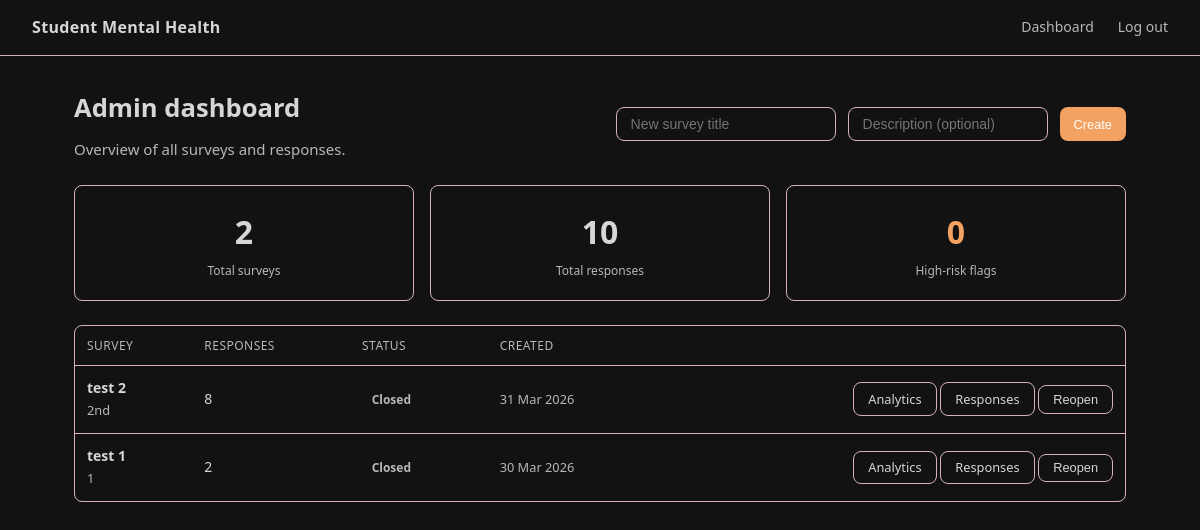
The page /admin-dashboard/ (signed in) on the database as committed earlier.
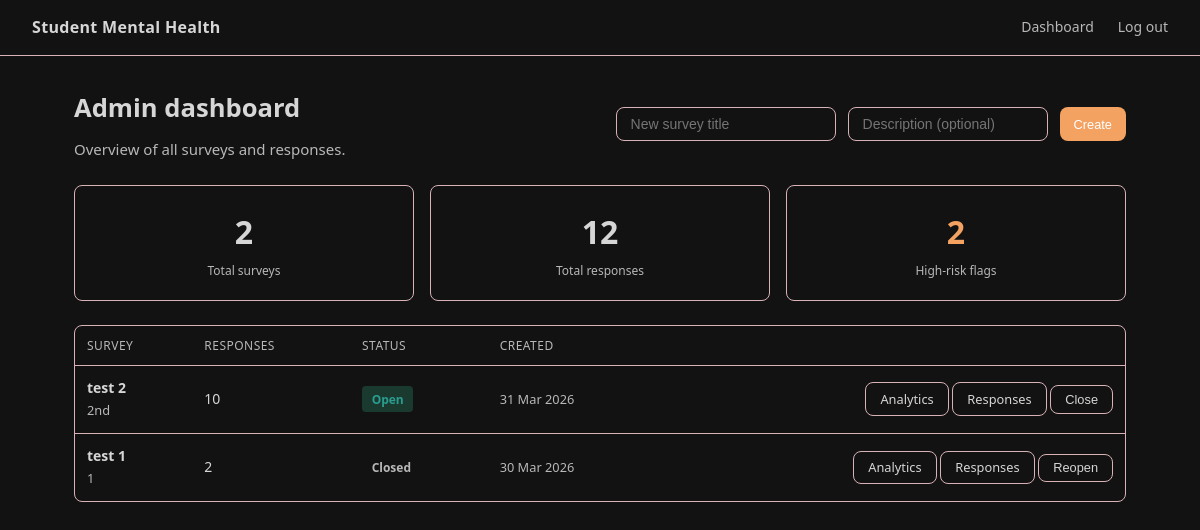
The same page on the database as committed later.
### core/models.py (models this page shows, shortened)
class Survey(models.Model):
    id          = models.CharField(max_length=5, primary_key=True)
    title       = models.CharField(max_length=200)
    description = models.TextField(blank=True)
    is_active   = models.BooleanField(default=True)
    created_at  = models.DateTimeField(auto_now_add=True)
    closed_at   = models.DateTimeField(null=True, blank=True)

### core/views.py (the view)
# urls.py: path("admin-dashboard/",              views.admin_dashboard,   name="admin_dashboard"),
@login_required
@user_passes_test(_is_admin)
def admin_dashboard(request):
    surveys = Survey.objects.annotate(
        response_count = Count("surveyresponse"),
    ).order_by("-created_at")
    total_responses = SurveyResponse.objects.count()
    total_high_risk = PredictionResult.objects.filter(prediction=1).count()
    context = {
        "surveys":          surveys,
        "total_responses":  total_responses,
        "total_high_risk":  total_high_risk,
    }
    return render(request, "admin_dashboard.html", context)

### core/views.py (called while the page is built)
def _is_admin(user) -> bool:
    return user.is_authenticated and user.is_staff

### core/templates/admin_dashboard.html (shortened to what this page needs)
{% extends "base.html" %}
{% block content %}
<div class="container-wide">
    <div class="flex-between" style="margin-bottom:1.5rem;">
        <div>
            <h1>Admin dashboard</h1>
            <p style="margin:0;">Overview of all surveys and responses.</p>
        </div>
        <form method="post" action="{% url 'create_survey' %}" style="display:flex; gap:0.75rem;">
            <input type="text" name="title" placeholder="New survey title" required
                   style="background:var(--card); border:1px solid var(--border); border-radius:var(--radius); color:var(--text); padding:0.5rem 0.875rem; font-size:0.875rem; width:220px;">
            <input type="text" name="desc" placeholder="Description (optional)"
                   style="background:var(--card); border:1px solid var(--border); border-radius:var(--radius); color:var(--text); padding:0.5rem 0.875rem; font-size:0.875rem; width:200px;">
            <button type="submit" class="btn btn-primary btn-sm">Create</button>
        </form>
    </div>
    <div class="stat-row">
        <div class="stat-card">
            <div class="stat-value">{{ surveys.count }}</div>
            <div class="stat-label">Total surveys</div>
        </div>
        <div class="stat-card">
            <div class="stat-value">{{ total_responses }}</div>
            <div class="stat-label">Total responses</div>
        </div>
        <div class="stat-card">
            <div class="stat-value" style="color:var(--accent);">{{ total_high_risk }}</div>
            <div class="stat-label">High-risk flags</div>
        </div>
    </div>
    <div class="card" style="padding:0; overflow:hidden;">
        <table>
            <thead>
                <tr>
                    <th>Survey</th>
                    <th>Responses</th>
                    <th>Status</th>
                    <th>Created</th>
                    <th></th>
                </tr>
            </thead>
            <tbody>
                {% for survey in surveys %}
                <tr>
                    <td>
                        <strong>{{ survey.title }}</strong>
                        {% if survey.description %}
                        <br><span class="text-muted" style="font-size:0.8rem;">{{ survey.description|truncatechars:60 }}</span>
                        {% endif %}
                    </td>
                    <td>{{ survey.response_count }}</td>
                    <td>
                        {% if survey.is_active %}
                            <span class="badge badge-low">Open</span>
                        {% else %}
                            <span class="badge" style="background:var(--card); color:var(--muted);">Closed</span>
                        {% endif %}
                    </td>
                    <td class="text-muted" style="font-size:0.8rem;">{{ survey.created_at|date:"d M Y" }}</td>
                    <td style="text-align:right; white-space:nowrap;">
                        <a href="{% url 'survey_analytics' survey.id %}" class="btn btn-secondary btn-sm">Analytics</a>
                        <a href="{% url 'survey_details' survey.id %}" class="btn btn-secondary btn-sm">Responses</a>
                        <form method="post" action="{% url 'toggle_survey' survey.id %}" style="display:inline;">
                            <button type="submit" class="btn btn-secondary btn-sm">
                                {% if survey.is_active %}Close{% else %}Reopen{% endif %}
                            </button>
                        </form>
                    </td>
                </tr>
                {% empty %}
                <tr><td colspan="5" style="text-align:center; color:var(--muted); padding:2rem;">No surveys yet.</td></tr>
                {% endfor %}
            </tbody>
        </table>
    </div>
</div>
{% endblock %}

Rows that differ between the two databases and show on the page:
changed Survey "test 2": response_count "8" → "10"; is_active "Closed Reopen" → "Open Close"
Other text that changed with them:
{{ total_responses }}: "10" → "12"
{{ total_high_risk }}: "0" → "2"
